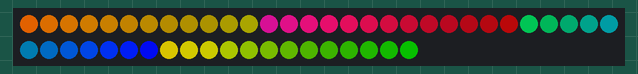
This sketch was run on a simulated Arduino Uno, built with avr-gcc and run on an emulated ATmega328P. Parts: 50 RGB LEDs in strip order, left to right, continuing on the next row. Dim RGB values are drawn brighter than linear; random numbers use the default seed unless the sketch sets one.

Above: at 25.49 s.
At 28.24 s:
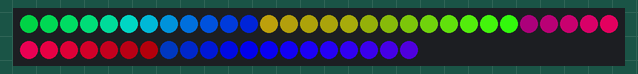
At 30.7 s:
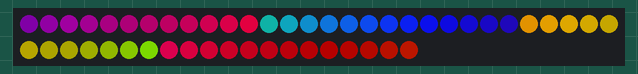
At 32.58 s:
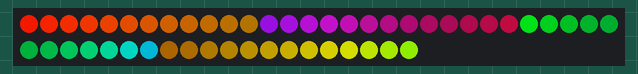
At 35.33 s:
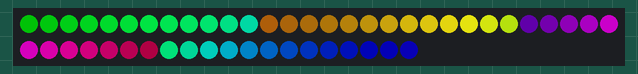
At 39.64 s:
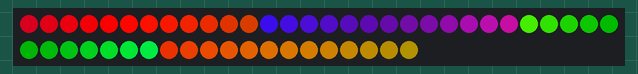

The sketch:

white_snake223.ino
```cpp
#include "FastLED.h"

#define NUM_LEDS 50
#define DATA_PIN 6
#define CLOCK_PIN 5
#define BRIGHTNESS 255
#define MODE_DURATION 25000  // Switch modes every 25 seconds

CRGB leds[NUM_LEDS];
uint8_t gHue = 0;  // Rotating base color
unsigned long modeTimer = 0;
int mode = 0; // Track the current mode
int hueFact;
int satFact;
int stackAm;

void setup() {
  FastLED.addLeds<WS2801, DATA_PIN, CLOCK_PIN, RGB>(leds, NUM_LEDS);
  FastLED.setBrightness(BRIGHTNESS);
  randomSeed(analogRead(0));
  modeTimer = millis();
}

void loop() {
  // Switch modes every MODE_DURATION milliseconds
  if(millis() - modeTimer > MODE_DURATION) {
    mode = (mode + 1) % 3; // Cycle through 3 modes
    modeTimer = millis();
    FastLED.clear();
  }

  if(mode == 0) {
    wildNightDance();
  } else if(mode == 1) {
    cosmicSerenity();
  } else {
    stackingEffect();
  }

  FastLED.show();
}

void wildNightDance() {
  // Rapid violet/turquoise flashes with white sparks
  EVERY_N_MILLISECONDS(75) {
    fadeToBlackBy(leds, NUM_LEDS, 50);
    leds[random(NUM_LEDS)] = CRGB::White;  // White spark
    leds[random(NUM_LEDS)] = CHSV(random(160, 224), 255, 255);  // Violet
    leds[random(NUM_LEDS)] = CHSV(random(96, 128), 255, 200);    // Turquoise
  }
}

void cosmicSerenity() {
  // Slow color waves with gentle pulses
  EVERY_N_MILLISECONDS(30) {
    fadeToBlackBy(leds, NUM_LEDS, 5);  // Gentle fading

    // Update the rotating base color
    gHue = gHue + 1;  // Slow hue rotation

    // Create overlapping color waves
    for(int i = 0; i < NUM_LEDS; i++) {
      // Purpleish (Hue 192-224)
      leds[i] = CHSV(gHue + 192 + (i * 3), 255, sin8(i * 10 + millis()/20) / 2 + 128);

      // Blueish (Hue 160-192)
      leds[(i + 12) % NUM_LEDS] = CHSV(gHue + 160 + (i * 3), 255, cos8(i * 10 + millis()/15) / 2 + 128);

      // Greenish (Hue 96-128)
      leds[(i + 25) % NUM_LEDS] = CHSV(gHue + 96 + (i * 3), 200, sin8(i * 15 + millis()/25) / 2 + 128);

      // Reddish (Hue 0-32)
      leds[(i + 37) % NUM_LEDS] = CHSV(gHue + 0 + (i * 3), 255, cos8(i * 20 + millis()/30) / 2 + 128);
    }
  }
}

void stackingEffect() {
  //stackNum = 0;
  stackAm = NUM_LEDS;
  for(int i = 0; i < NUM_LEDS; i++){
    for(int u = 0; u < stackAm;u++) {
      leds[u] = CRGB::White;
      if(u > 0){
        leds[u-1] = CRGB::Black;
      }
      FastLED.show();
      delay(20);

    }
    //stackNum++;
    stackAm--;
  }
  hueFact = 50;
  satFact = 100;
  for(int i = 0; i < NUM_LEDS; i++) {
      leds[i] = CHSV(hueFact,satFact,255);
      FastLED.show();
      delay(50);
      hueFact--;
      satFact = satFact + 3;
      fadeToBlackBy(leds, NUM_LEDS, 25);
  }

  for(int i = 0; i < NUM_LEDS; i++) {
      //leds[i] = CHSV(hueFact,satFact,GlobalB);
      FastLED.show();
      delay(50);
      //hueFact--;
      //satFact = satFact + 3;
      fadeToBlackBy(leds, NUM_LEDS, 25);
  }

}
```
